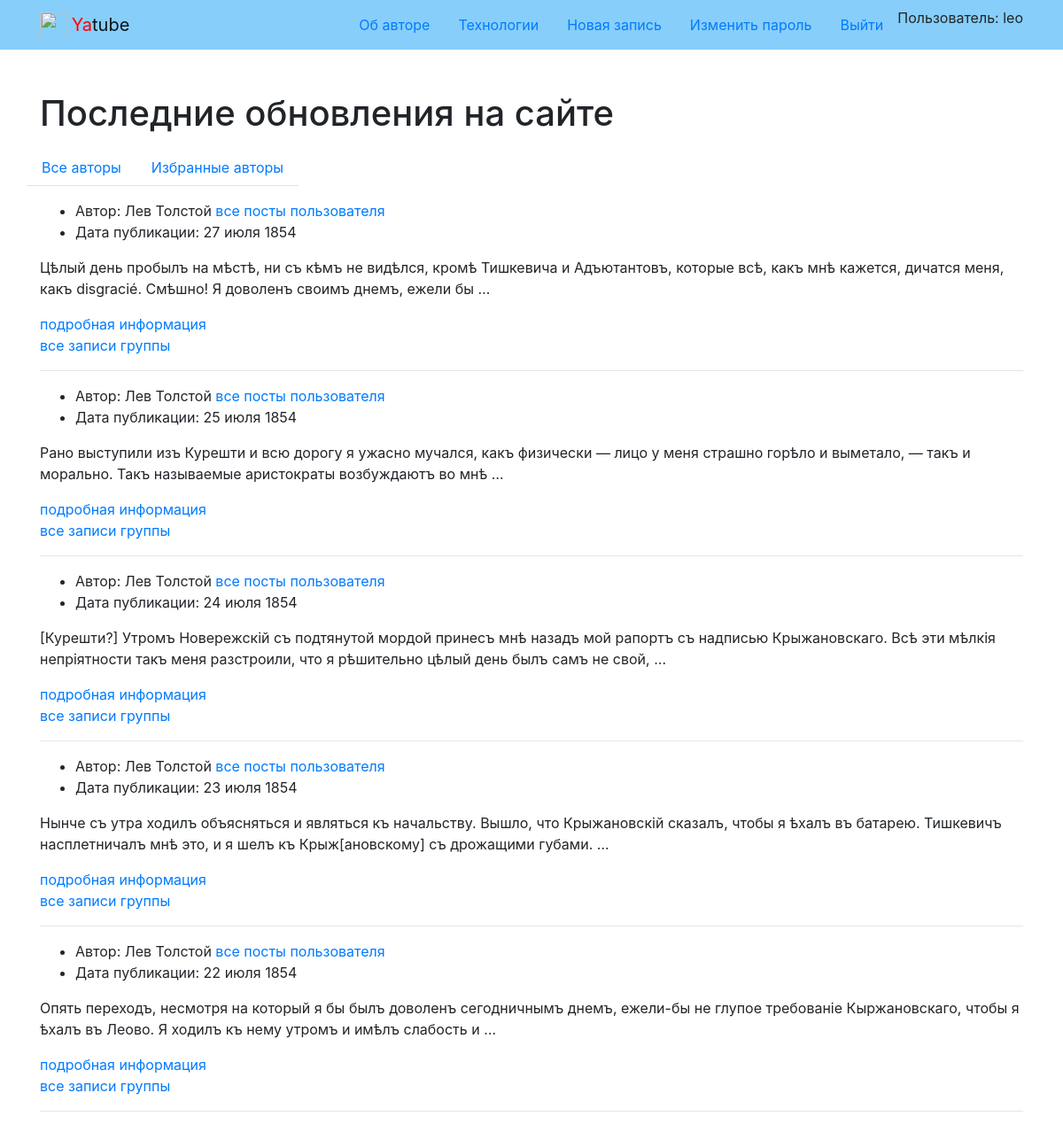
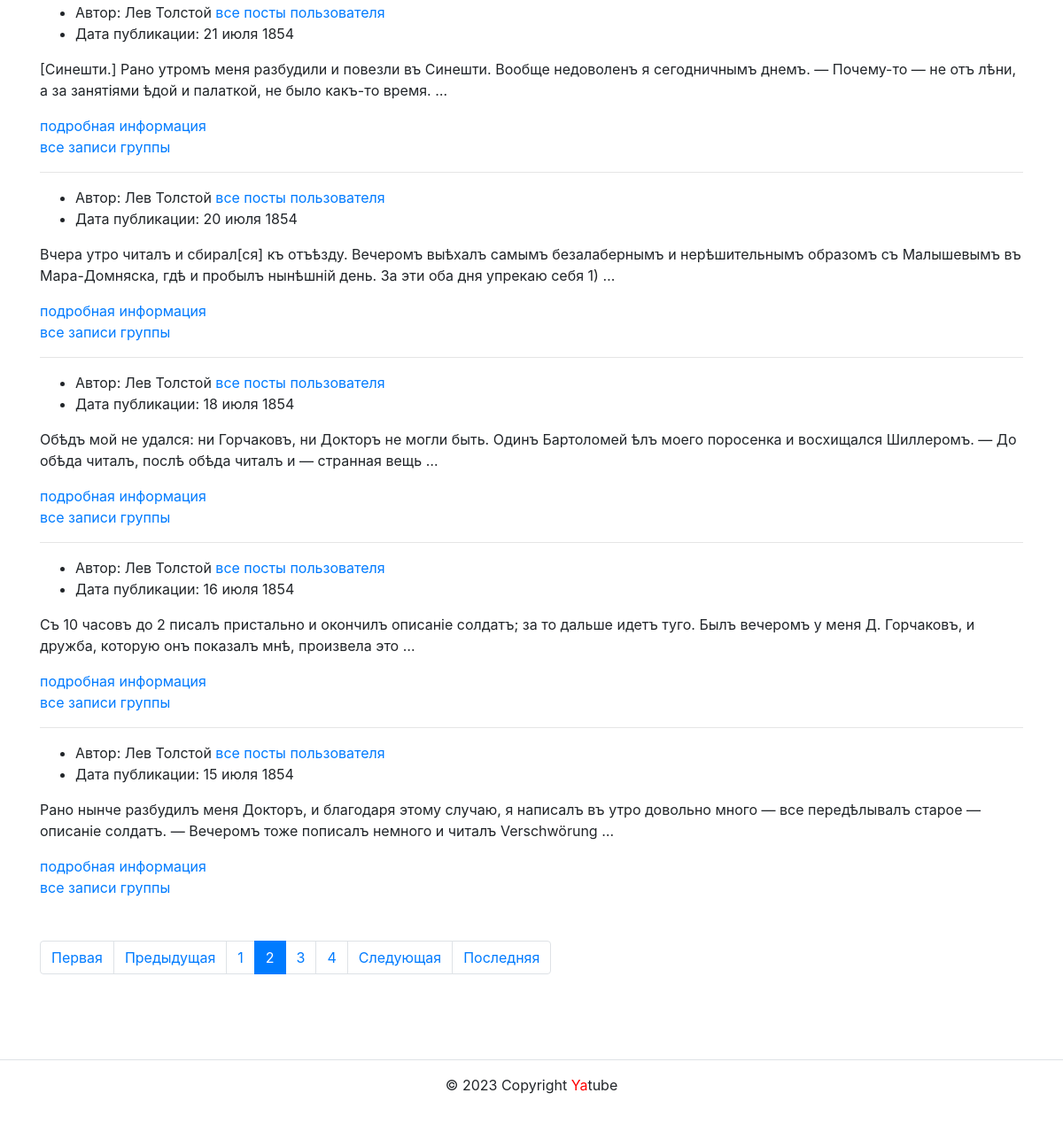
The app's page /?page=2 (signed in) with its own data (2 pictures, top to bottom).
### posts/models.py (models this page shows, shortened)
class Post(models.Model):
    text = models.TextField(
        verbose_name='Текст поста',
        help_text='Введите текст поста'
    )
    pub_date = models.DateTimeField(
        auto_now_add=True,
        verbose_name='Дата публикации'
    )
    author = models.ForeignKey(
        User,
        on_delete=models.CASCADE,
        related_name='posts',
        verbose_name='Автор'
    )
    group = models.ForeignKey(
        Group,
        blank=True,
        null=True,
        on_delete=models.SET_NULL,
        related_name='posts',
        verbose_name='Группа',
        help_text='Группа, к которой будет относится пост'
    )
    image = models.ImageField(
        'Картинка',
        upload_to='posts/',
        blank=True
    )
    class Meta:
        ordering = ['-pub_date']
        verbose_name = 'Сообщения'
        verbose_name_plural = 'Сообщения'

### posts/views.py (the view)
# urls.py: path('', views.index, name='index'),
def index(request):
    post_list = Post.objects.select_related('author', 'group').all()
    page_obj = paginator(request, post_list)
    context = {
        'page_obj': page_obj
    }
    return render(request, 'posts/index.html', context)

### core/context_processors/year.py (called while the page is built)
def year(request):
    tz = pytz.timezone('Europe/Moscow')
    dt = datetime.now(tz)
    year = dt.year
    return {
        'year': year
    }

### posts/views.py (called while the page is built)
def paginator(request, posts):
    paginator = Paginator(posts, SELECT_LIMIT)
    page_number = request.GET.get('page')
    page_obj = paginator.get_page(page_number)
    return page_obj

### templates/posts/index.html (shortened to what this page needs)
{% extends 'base.html'%}
{% load cache %}
{% block content %}
  <div class="container py-5">
    <h1>Последние обновления на сайте</h1>
    <article>
      {% include 'posts/includes/switcher.html' %}
      {% cache 20 index_page %}
        {% for post in page_obj %}
          {% include 'includes/post.html' %}
          {% if post.group %}
            <a href="{% url 'posts:group_list' post.group.slug %}">все записи группы</a>
          {% endif %}
          {% if not forloop.last %}<hr>{% endif %}
        {% endfor %}
      {% endcache %}
      {% include 'posts/includes/paginator.html' %}
    </article>
  </div>
{% endblock %}

### templates/includes/header.html (shortened to what this page needs)
{% load static %}
<nav class="navbar navbar-light" style="background-color: lightskyblue">
  <div class="container">
    <a class="navbar-brand" href="{% url 'posts:index' %}">
      <img src="{% static 'img/logo.png' %}" width="30" height="30" class="d-inline-block align-top" alt="">
      <span style="color:red">Ya</span>tube
    </a>
    {% with request.resolver_match.view_name as view_name %}
    <ul class="nav nav-pills">
      <li class="nav-item">
        <a class="nav-link {% if view_name  == 'about:author' %}active{% endif %}" href="{% url 'about:author' %}">Об авторе</a>
      </li>
      <li class="nav-item">
        <a class="nav-link {% if view_name  == 'about:tech' %}active{% endif %}" href="{% url 'about:tech' %}">Технологии</a>
      </li>
      {% if request.user.is_authenticated %}
      <li class="nav-item">
        <a class="nav-link {% if view_name  == 'posts:post_create' %}active{% endif %}" href="{% url 'posts:post_create' %}">Новая запись</a>
      </li>
      <li class="nav-item">
        <a class="nav-link link-light {% if view_name  == 'users:password_change' %}active{% endif %}" href="{% url 'users:password_change' %}">Изменить пароль</a>
      </li>
      <li class="nav-item">
        <a class="nav-link link-light {% if view_name  == 'users:logout' %}active{% endif %}" href="{% url 'users:logout' %}">Выйти</a>
      </li>
      <li>
        Пользователь: {{ user.username }}
      </li>
      {% endif %}
    </ul>
    {% endwith %}
  </div>
</nav>

### templates/includes/post.html (shortened to what this page needs)
{% load thumbnail %}
<ul>
  {% if not is_profile %}
    <li>
        Автор: {{ post.author.get_full_name }}
        <a href="{% url 'posts:profile' post.author %}">все посты пользователя</a>
    </li>
    {% endif %}
    <li>
      Дата публикации: {{ post.pub_date|date:"d E Y" }}
    </li>
</ul>
<p>{{ post.text|truncatewords:30 }}</p>
<a href="{% url 'posts:post_detail' post.id %}">подробная информация</a><br>

### records on screen
Post: author.get_full_name "Лев Толстой", pub_date "27 июля 1854", text "Цѣлый день пробылъ на мѣстѣ, ни съ кѣмъ не видѣлся, кромѣ Тишкевича и Адъютантовъ, которые всѣ, какъ мнѣ кажется, дичатся меня, какъ disgracié. Смѣшно! Я доволенъ своимъ днемъ, ежели бы …", shows "все записи группы"
Post: author.get_full_name "Лев Толстой", pub_date "25 июля 1854", text "Рано выступили изъ Курешти и всю дорогу я ужасно мучался, какъ физически — лицо у меня страшно горѣло и выметало, — такъ и морально. Такъ называемые аристократы возбуждаютъ во мнѣ …", shows "все записи группы"
Post: author.get_full_name "Лев Толстой", pub_date "24 июля 1854", text "[Курешти?] Утромъ Новережскій съ подтянутой мордой принесъ мнѣ назадъ мой рапортъ съ надписью Крыжановскаго. Всѣ эти мѣлкія непріятности такъ меня разстроили, что я рѣшительно цѣлый день былъ самъ не свой, …", shows "все записи группы"
Post: author.get_full_name "Лев Толстой", pub_date "23 июля 1854", text "Нынче съ утра ходилъ объясняться и являться къ начальству. Вышло, что Крыжановскій сказалъ, чтобы я ѣхалъ въ батарею. Тишкевичъ насплетничалъ мнѣ это, и я шелъ къ Крыж[ановскому] съ дрожащими губами. …", shows "все записи группы"
Post: author.get_full_name "Лев Толстой", pub_date "22 июля 1854", text "Опять переходъ, несмотря на который я бы былъ доволенъ сегодничнымъ днемъ, ежели-бы не глупое требованіе Кыржановскаго, чтобы я ѣхалъ въ Леово. Я ходилъ къ нему утромъ и имѣлъ слабость и …", shows "все записи группы"
Post: author.get_full_name "Лев Толстой", pub_date "21 июля 1854", text "[Синешти.] Рано утромъ меня разбудили и повезли въ Синешти. Вообще недоволенъ я сегодничнымъ днемъ. — Почему-то — не отъ лѣни, а за занятіями ѣдой и палаткой, не было какъ-тο время. …", shows "все записи группы"
Post: author.get_full_name "Лев Толстой", pub_date "20 июля 1854", text "Вчера утро читалъ и сбирал[ся] къ отъѣзду. Вечеромъ выѣхалъ самымъ безалабернымъ и нерѣшительнымъ образомъ съ Малышевымъ въ Мара-Домняска, гдѣ и пробылъ нынѣшній день. За эти оба дня упрекаю себя 1) …", shows "все записи группы"
Post: author.get_full_name "Лев Толстой", pub_date "18 июля 1854", text "Обѣдъ мой не удался: ни Горчаковъ, ни Докторъ не могли быть. Одинъ Бартоломей ѣлъ моего поросенка и восхищался Шиллеромъ. — До обѣда читалъ, послѣ обѣда читалъ и — странная вещь …", shows "все записи группы"
Post: author.get_full_name "Лев Толстой", pub_date "16 июля 1854", text "Съ 10 часовъ до 2 писалъ пристально и окончилъ описаніе солдатъ; за то дальше идетъ туго. Былъ вечеромъ у меня Д. Горчаковъ, и дружба, которую онъ показалъ мнѣ, произвела это …", shows "все записи группы"
Post: author.get_full_name "Лев Толстой", pub_date "15 июля 1854", text "Рано нынче разбудилъ меня Докторъ, и благодаря этому случаю, я написалъ въ утро довольно много — все передѣлывалъ старое — описаніе солдатъ. — Вечеромъ тоже пописалъ немного и читалъ Verschwörung …", shows "все записи группы"

### other values on screen
{{ user.username }} "leo"
{{ i }} "1" "3" "4"
{{ i }} "2"
